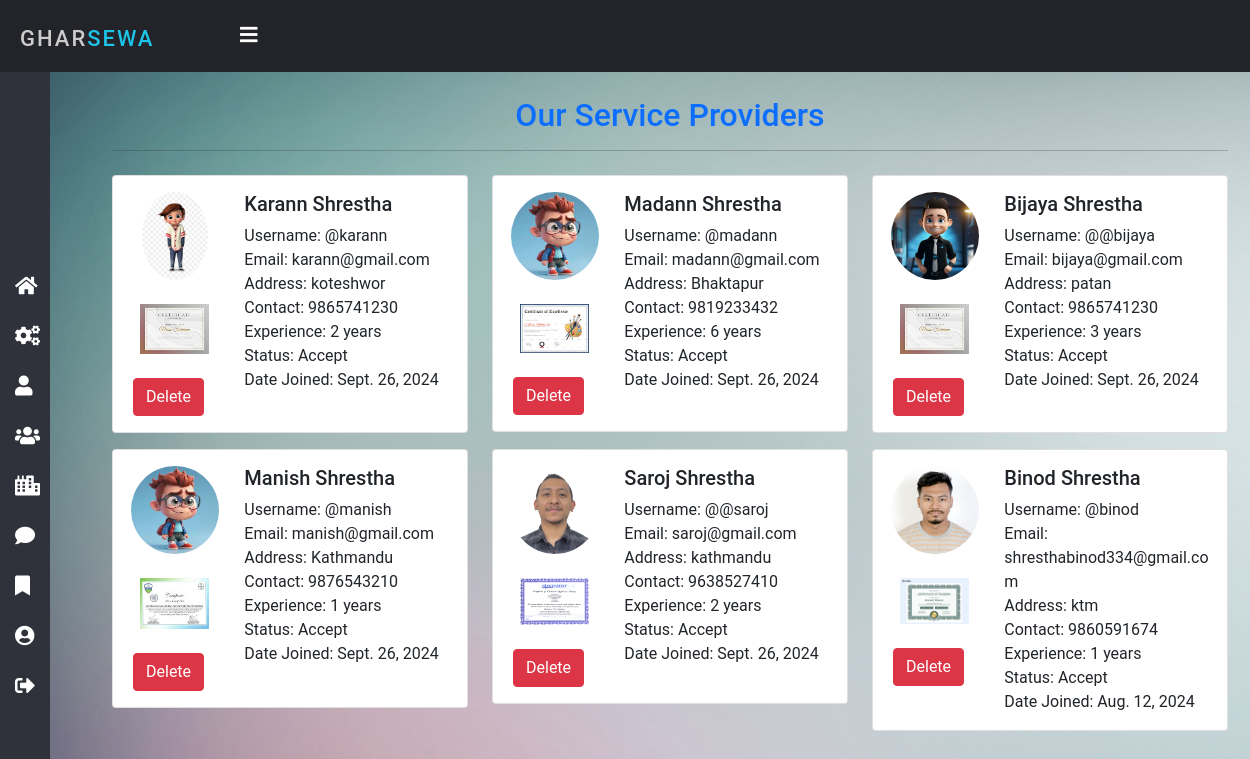
The page /all_users/ (signed in) on the database its author committed.
### home/models.py (models this page shows, shortened)
class Service_Man(models.Model):
    status = models.ForeignKey(Status, on_delete=models.CASCADE, null=True)
    city = models.ForeignKey(
        City, on_delete=models.CASCADE, null=True, blank=True)
    user = models.ForeignKey(User, on_delete=models.CASCADE, null=True)
    phone = models.CharField(max_length=20, null=True)
    image = models.ImageField(upload_to='service_man/', null=True)
    cert = models.FileField(upload_to='service_man/', null=True, default='service_man/certificate.png')
    address = models.CharField(max_length=100, null=True)
    service = models.ForeignKey(
        Service, on_delete=CASCADE, null=True, blank=True)
    experience = models.IntegerField(default=0)
    date_joined = models.DateField(auto_now_add=True)

class Status(models.Model):
    status = models.CharField(max_length=20, null=True)

### home/views.py (the view)
# urls.py: path('all_users/', views.allUsers, name= 'allusers'),
@login_required(login_url='login')
def allUsers(request):
    if not request.user.is_staff:
        return redirect('error')
    users = Service_Man.objects.all().order_by('-status')
    return render(request, 'admin/allusers.html', {'users': users})

### templates/admin/allusers.html (shortened to what this page needs)
{% extends 'admin/admin_nav.html' %}
{% block body %}
<div class="container">
    <h2 class="text-center my-3 text-primary">Our Service Providers</h2>
    <hr>
    <div class="row">
        {% for i in users %}
        <div class="col-md-4 col-xs-6">
            <div class="card card-body my-2" >
                <div class="row">
                    <div class="col-md-4" >
                        <div class="imageDiv">
                            <img src="{{i.image.url}}" class="image-thumbnail m-auto rounded-circle" alt="Photos">
                        </div>
                        <div class="my-4">
                                <a href="/media/service_man/certificate.png"><img src="{{i.cert.url}}" class="image-thumbnail w-75 m-auto" alt="Photos" onclick="change1()"></a>
                        </div>
                        <div>
                            {% if i.status.status == 'Accept' %}
                            <a href="{% url 'deleteUser' i.id %}" class="m-1">
                                <button class="btn btn-danger"
                                    onclick="return confirm('Do you want to delete this item?')">
                                    Delete
                                </button>
                            </a>
                            {%endif %}
                        </div>
                    </div>
                    <div class="col-md-8">
                        <h5>{{i.user.first_name}} {{i.user.last_name}}</h5>
                        <p class="m-0">Username: @{{i.user.username}}</p>
                        <p class="m-0">Email: {{i.user.email}}</p>
                        <p class="m-0">Address: {{i.address}}</p>
                        <p class="m-0">Contact: {{i.phone}}</p>
                        <p class="m-0">Experience: {{i.experience}} years</p>
                        <p class="m-0">Status: {{i.status.status}}</p>
                        <p class="m-0">Date Joined: {{i.date_joined}} </p>
                    </div>
                </div>
            </div>
        </div>
        {% endfor %}
    </div>
</div>
{% endblock %}

### static/css/admin_style.css (style rules this page uses)
* { margin: 0; padding: 0; box-sizing: border-box; font-family: "Roboto", sans-serif; }
body { background-image: url('/static/img/bg.jpg'); overflow-x: hidden; }

### templates/admin/allusers.html (style rules this page uses)
a { text-decoration: none; }
.imageDiv { height: 88px; }
.image-thumbnail { display: block; max-width: 100%; max-height: 100%; }

### rows shown on the page
Service_Man: image (picture), cert (picture), shows "Delete", user.first_name "Karann", user.last_name "Shrestha", user.username "karann", user.email "karann@gmail.com", address "koteshwor", phone "9865741230", experience "2", status.status "Accept", date_joined "Sept. 26, 2024"
Service_Man: image (picture), cert (picture), shows "Delete", user.first_name "Madann", user.last_name "Shrestha", user.username "madann", user.email "madann@gmail.com", address "Bhaktapur", phone "9819233432", experience "6", status.status "Accept", date_joined "Sept. 26, 2024"
Service_Man: image (picture), cert (picture), shows "Delete", user.first_name "Bijaya", user.last_name "Shrestha", user.username "@bijaya", user.email "bijaya@gmail.com", address "patan", phone "9865741230", experience "3", status.status "Accept", date_joined "Sept. 26, 2024"
Service_Man: image (picture), cert (picture), shows "Delete", user.first_name "Manish", user.last_name "Shrestha", user.username "manish", user.email "manish@gmail.com", address "Kathmandu", phone "9876543210", experience "1", status.status "Accept", date_joined "Sept. 26, 2024"
Service_Man: image (picture), cert (picture), shows "Delete", user.first_name "Saroj", user.last_name "Shrestha", user.username "@saroj", user.email "saroj@gmail.com", address "kathmandu", phone "9638527410", experience "2", status.status "Accept", date_joined "Sept. 26, 2024"
Service_Man: image (picture), cert (picture), shows "Delete", user.first_name "Binod", user.last_name "Shrestha", user.username "binod", user.email "shresthabinod334@gmail.com", address "ktm", phone "9860591674", experience "1", status.status "Accept", date_joined "Aug. 12, 2024"
